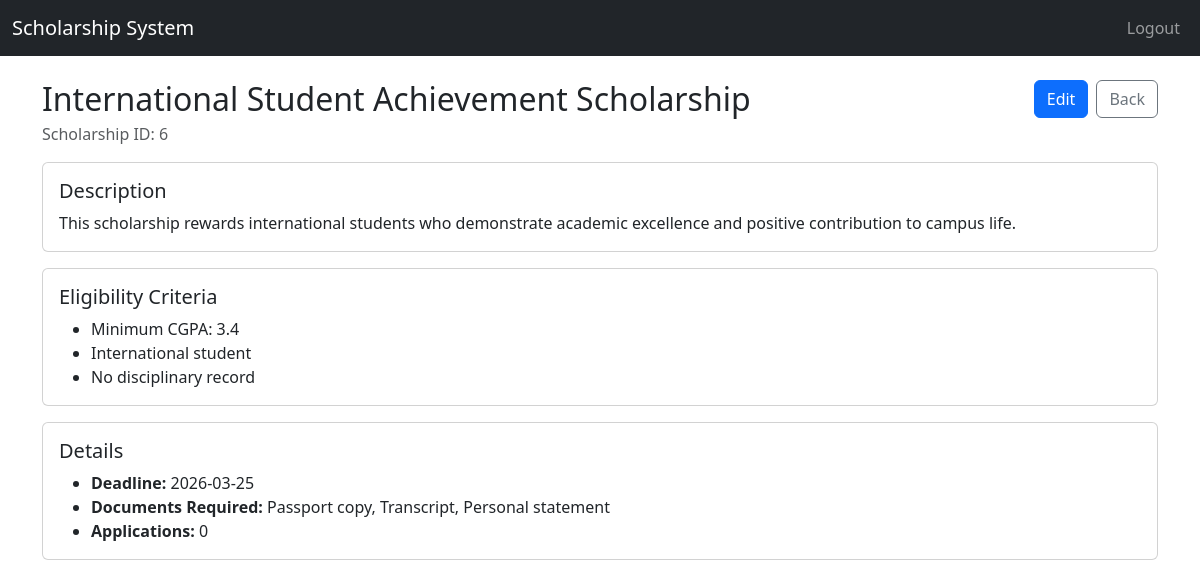
/admin/scholarships/6 (signed in), run on the app's committed database.
### app/models.py (models this page shows)
class Scholarship(db.Model):
    id = db.Column(db.Integer, primary_key=True)
    title = db.Column(db.String(200), nullable=False)
    description = db.Column(db.Text)
    eligibility_criteria = db.Column(db.JSON)
    application_deadline = db.Column(db.DateTime)
    created_at = db.Column(db.DateTime, default=datetime.utcnow)
    documents_required = db.Column(db.Text)  # comma-separated list

### app/routes/admin_routes.py (the view)
@admin_bp.route('/scholarships/<int:scholarship_id>')
@login_required
def scholarship_detail(scholarship_id):
    if current_user.role != 'admin':
        flash("Access denied.", "danger")
        return redirect(url_for('auth.login'))
    scholarship = Scholarship.query.get_or_404(scholarship_id)
    application_count = Application.query.filter_by(scholarship_id=scholarship.id).count()
    criteria = scholarship.eligibility_criteria
    eligibility_lines = []
    if isinstance(criteria, dict):
        if criteria.get("min_cgpa") is not None:
            eligibility_lines.append(f"Minimum CGPA: {criteria.get('min_cgpa')}")
        if criteria.get("max_income") is not None:
            eligibility_lines.append(f"Maximum Household Income: RM{criteria.get('max_income')}")
        if criteria.get("required_criteria"):
            eligibility_lines.extend([str(x) for x in criteria.get("required_criteria")])
    elif criteria:
        eligibility_lines = [line.strip() for line in str(criteria).split("\n") if line.strip()]
    return render_template(
        'admin/scholarship_detail.html',
        scholarship=scholarship,
        application_count=application_count,
        eligibility_lines=eligibility_lines
    )

### app/templates/admin/scholarship_detail.html (shortened to what this page needs)
{% extends "base.html" %}
{% block content %}
<div class="d-flex justify-content-between align-items-start mb-3">
  <div>
    <h2 class="mb-1">{{ scholarship.title }}</h2>
    <div class="text-muted">Scholarship ID: {{ scholarship.id }}</div>
  </div>
  <div class="d-flex gap-2">
    <a href="{{ url_for('admin.edit_scholarship', scholarship_id=scholarship.id) }}" class="btn btn-primary">Edit</a>
    <a href="{{ url_for('admin.manage_scholarships') }}" class="btn btn-outline-secondary">Back</a>
  </div>
</div>
<div class="card mb-3">
  <div class="card-body">
    <h5>Description</h5>
    <p class="mb-0">{{ scholarship.description }}</p>
  </div>
</div>
<div class="card mb-3">
  <div class="card-body">
    <h5>Eligibility Criteria</h5>
    {% if eligibility_lines and eligibility_lines|length > 0 %}
      <ul class="mb-0">
        {% for item in eligibility_lines %}
          <li>{{ item }}</li>
        {% endfor %}
      </ul>
    {% else %}
      <p class="text-muted mb-0">No eligibility criteria specified.</p>
    {% endif %}
  </div>
</div>
<div class="card">
  <div class="card-body">
    <h5>Details</h5>
    <ul class="mb-0">
      <li><strong>Deadline:</strong>
        {% if scholarship.application_deadline %}
          {{ scholarship.application_deadline.strftime('%Y-%m-%d') }}
        {% else %}
          -
        {% endif %}
      </li>
      <li><strong>Documents Required:</strong> {{ scholarship.documents_required or '-' }}</li>
      <li><strong>Applications:</strong> {{ application_count }}</li>
    </ul>
  </div>
</div>
{% endblock %}

### data on the page
Scholarship: title "International Student Achievement Scholarship", id "6", description "This scholarship rewards international students who demonstrate academic excellence and positive contribution to campus life.", application_deadline "2026-03-25", documents_required "Passport copy, Transcript, Personal statement"

### other printed values
{{ item }} "Minimum CGPA: 3.4" "International student" "No disciplinary record"
{{ application_count }} "0"
